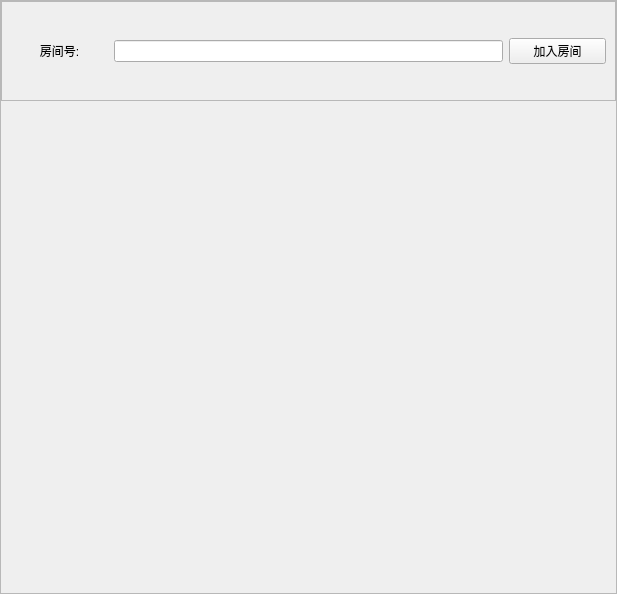
<?xml version="1.0" encoding="UTF-8"?>
<ui version="4.0">
 <class>stack_join_meet</class>
 <widget class="QWidget" name="stack_join_meet">
  <property name="geometry">
   <rect>
    <x>0</x>
    <y>0</y>
    <width>617</width>
    <height>594</height>
   </rect>
  </property>
  <property name="windowTitle">
   <string>Form</string>
  </property>
  <layout class="QVBoxLayout" name="verticalLayout">
   <property name="leftMargin">
    <number>0</number>
   </property>
   <property name="topMargin">
    <number>0</number>
   </property>
   <property name="rightMargin">
    <number>0</number>
   </property>
   <property name="bottomMargin">
    <number>0</number>
   </property>
   <item>
    <widget class="QScrollArea" name="scrollArea">
     <property name="widgetResizable">
      <bool>true</bool>
     </property>
     <widget class="QWidget" name="scrollAreaWidgetContents">
      <property name="geometry">
       <rect>
        <x>0</x>
        <y>0</y>
        <width>615</width>
        <height>592</height>
       </rect>
      </property>
      <layout class="QVBoxLayout" name="verticalLayout_2">
       <property name="leftMargin">
        <number>0</number>
       </property>
       <property name="topMargin">
        <number>0</number>
       </property>
       <property name="rightMargin">
        <number>0</number>
       </property>
       <property name="bottomMargin">
        <number>0</number>
       </property>
       <item>
        <widget class="QFrame" name="frame">
         <property name="sizePolicy">
          <sizepolicy hsizetype="Preferred" vsizetype="Fixed">
           <horstretch>0</horstretch>
           <verstretch>0</verstretch>
          </sizepolicy>
         </property>
         <property name="minimumSize">
          <size>
           <width>0</width>
           <height>100</height>
          </size>
         </property>
         <property name="frameShape">
          <enum>QFrame::Shape::StyledPanel</enum>
         </property>
         <property name="frameShadow">
          <enum>QFrame::Shadow::Raised</enum>
         </property>
         <layout class="QHBoxLayout" name="horizontalLayout" stretch="1,4,1">
          <property name="leftMargin">
           <number>9</number>
          </property>
          <property name="topMargin">
           <number>9</number>
          </property>
          <property name="rightMargin">
           <number>9</number>
          </property>
          <property name="bottomMargin">
           <number>9</number>
          </property>
          <item>
           <widget class="QLabel" name="roomN_label">
            <property name="sizePolicy">
             <sizepolicy hsizetype="Preferred" vsizetype="Preferred">
              <horstretch>0</horstretch>
              <verstretch>0</verstretch>
             </sizepolicy>
            </property>
            <property name="text">
             <string>&lt;html&gt;&lt;head/&gt;&lt;body&gt;&lt;p align=&quot;center&quot;&gt;房间号:&lt;/p&gt;&lt;/body&gt;&lt;/html&gt;</string>
            </property>
           </widget>
          </item>
          <item>
           <widget class="QLineEdit" name="roomN">
            <property name="sizePolicy">
             <sizepolicy hsizetype="Preferred" vsizetype="Fixed">
              <horstretch>0</horstretch>
              <verstretch>0</verstretch>
             </sizepolicy>
            </property>
           </widget>
          </item>
          <item>
           <widget class="QPushButton" name="joinMeeting_btn">
            <property name="sizePolicy">
             <sizepolicy hsizetype="Preferred" vsizetype="Fixed">
              <horstretch>0</horstretch>
              <verstretch>0</verstretch>
             </sizepolicy>
            </property>
            <property name="text">
             <string>加入房间</string>
            </property>
           </widget>
          </item>
         </layout>
        </widget>
       </item>
       <item>
        <spacer name="verticalSpacer">
         <property name="orientation">
          <enum>Qt::Orientation::Vertical</enum>
         </property>
         <property name="sizeHint" stdset="0">
          <size>
           <width>20</width>
           <height>40</height>
          </size>
         </property>
        </spacer>
       </item>
      </layout>
     </widget>
    </widget>
   </item>
  </layout>
 </widget>
 <resources/>
 <connections/>
</ui>
